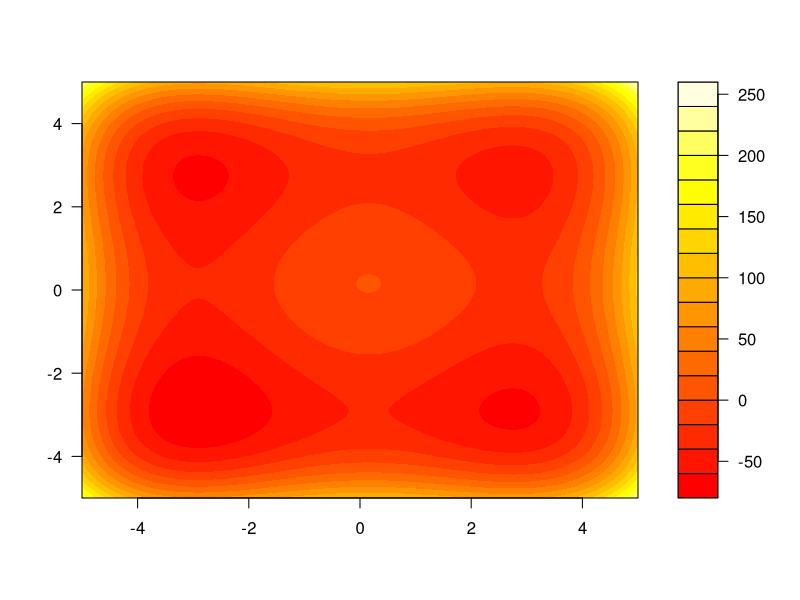

Write R code to recreate this figure.
ackleyFunction = function(x, y) {
  return (-20 * exp(-0.2 * sqrt(0.5 * (x^2 + y^2))) - exp(0.5*(cos(2 * pi * x) + cos(2 * pi * y))) + 20 + exp(1))
}

sixHumpCamelFunction = function(x, y) {
  return ((4-2.1*x^2+x^4/3)*x^2+x*y+(-4+4*y^2)*y^2)  
}

styblinksiFunction = function(x, y) {
  return (((x^4 - 16*x^2 + 5*x) + (y^4 - 16*y^2 + 5*y)) / 2)
}
upperBoundX = 5;
upperBoundY = 5;
lowerBoundX = -5;
lowerBoundY = -5;

samples = 250;

x = seq(from = lowerBoundX, to = upperBoundX, length.out = samples)
y = seq(from = lowerBoundY, to = upperBoundY, length.out = samples)
z = matrix(0, samples, samples)
for (i in 0:samples) {
  for (j in 0:samples) {
    z[i,j] = styblinksiFunction(x[i], y[j])
  }
}

filled.contour(x, y, z, color.palette = heat.colors)